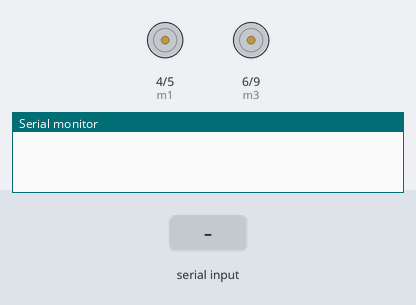
Simulated run of this sketch. Board: Arduino Uno, built with avr-gcc and run on an emulated ATmega328P. Parts: motor-driver pin pairs drawn as motors (green arrow = first pin HIGH = forward, orange = second pin HIGH = backward, longer = more drive), the last lines printed to the serial monitor. Inputs (shaded band) come from the test bench.

Above: at 1.2 s.
1.3 s: "forward" received over Serial
At 2.4 s:
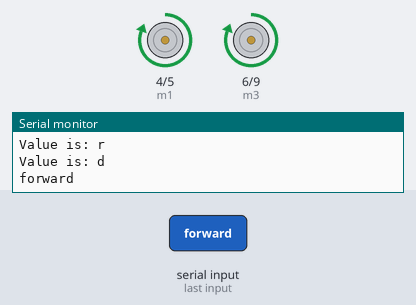
3.5 s: "backward" received over Serial
At 5.4 s:
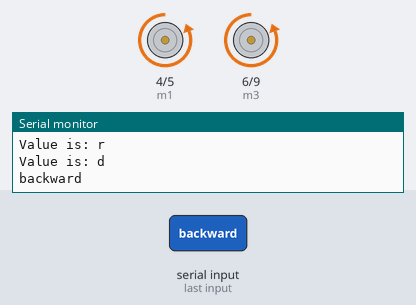
5.8 s: "right" received over Serial
At 7.0 s:
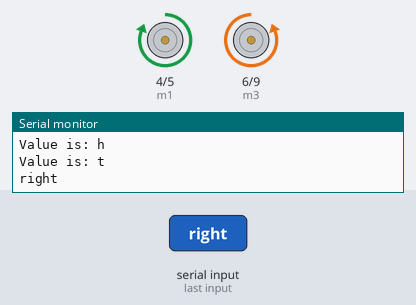
7.8 s: "left" received over Serial
At 8.5 s:
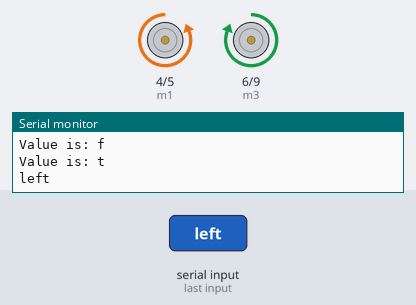
Timing chart, 0 to 10.7 s (numbered marks = the images above; inputs shaded):
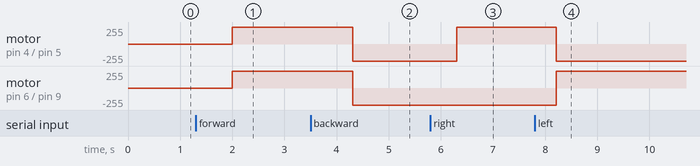

The sketch:

voice_controlled.ino
```cpp
int m1 = 4;
int m2 = 5;
int m3 = 6;
int m4 = 9;

char value ;
String a;
int i = 0;

void setup()
{
  Serial.begin(9600);
  pinMode(m1, OUTPUT);
  pinMode(m2, OUTPUT);
  pinMode(m3, OUTPUT);
  pinMode(m4, OUTPUT);
}

void forward()
{
  digitalWrite(m1, HIGH);
  digitalWrite(m2, LOW);
  digitalWrite(m3, HIGH);
  digitalWrite(m4, LOW);
}
void backward()
{
  digitalWrite(m1, LOW);
  digitalWrite(m2, HIGH);
  digitalWrite(m3, LOW);
  digitalWrite(m4, HIGH);
}
void left()
{
  digitalWrite(m1, HIGH);
  digitalWrite(m2, LOW);
  digitalWrite(m3, LOW);
  digitalWrite(m4, HIGH);
}
void right()
{
  digitalWrite(m1, LOW);
  digitalWrite(m2, HIGH);
  digitalWrite(m3, HIGH);
  digitalWrite(m4, LOW);
}

void stop1()
{
  digitalWrite(m1, LOW);
  digitalWrite(m2, LOW);
  digitalWrite(m3, LOW);
  digitalWrite(m4, LOW);
}

void loop()
{
  while (Serial.available())
  {
    value = Serial.read();
    a += value;


    Serial.print("Value is: ");
    Serial.println(String (value));
    delay(100);

  }
  i = 0;
  Serial.println(a);


  if (a == "forward")
  {
    forward();
    a = "";
  }
  else if (a == "backward")
  {
    backward();
    a = "";
  }
  else if (a == "right")
  {
    left();
    a = "";
  }
  else if (a == "left")
  {
    right();
    a = "";
  }
  else if (a == "stop")
  {
    stop1();
    a = "";
  }
  else
  {
    a = "";

  }
  delay(100);
}
```

Measured:
- after the input at 1.3 s, motor on pin 4 (m1) / pin 5 (m2), motor on pin 6 (m3) / pin 9 (m4): stopped → forward 255/255 after 0.70 s
- after the input at 3.5 s, motor on pin 4 (m1) / pin 5 (m2), motor on pin 6 (m3) / pin 9 (m4): forward 255/255 → backward 255/255 after 0.81 s
- after the input at 5.8 s, motor on pin 4 (m1) / pin 5 (m2): backward 255/255 → forward 255/255 after 0.51 s
- after the input at 7.8 s, motor on pin 4 (m1) / pin 5 (m2): forward 255/255 → backward 255/255 after 0.41 s; motor on pin 6 (m3) / pin 9 (m4): backward 255/255 → forward 255/255 after 0.41 s
